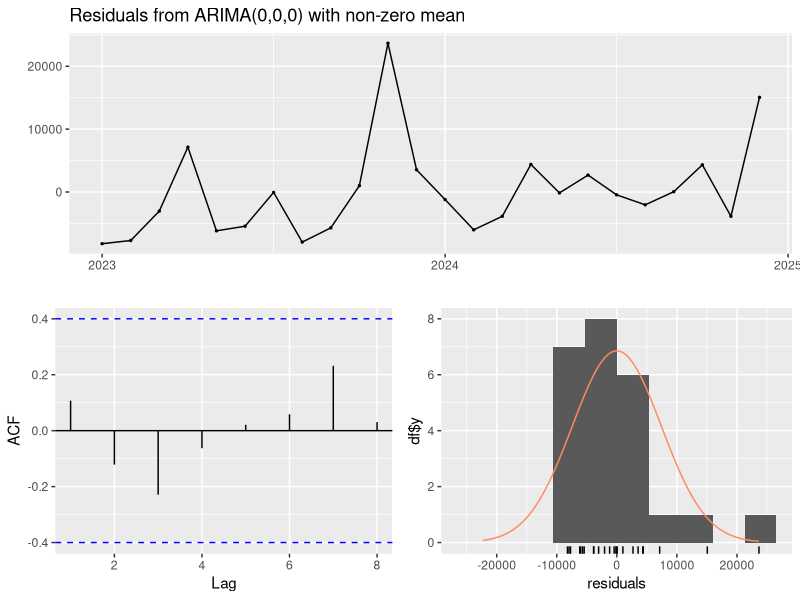
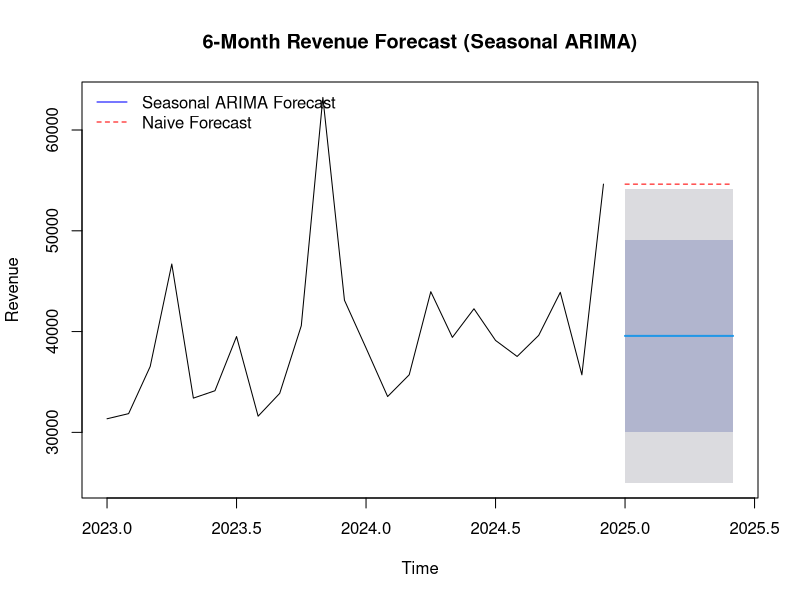
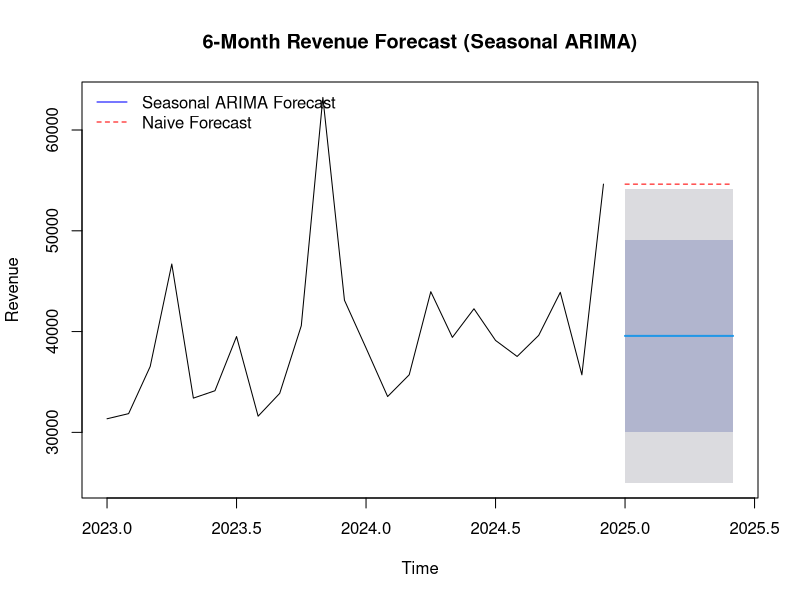

Reproduce these figures in R, in order.
# install.packages("forecast") # already installed, commenting out to avoid CRAN mirror error in Rscript


library(dplyr)
library(lubridate)
library(ggplot2)
library(forecast)

# all libraries declared

sales_data <- read.csv("data/sales_data.csv") # same as before
sales_data$date <- as.Date(sales_data$date)

monthly_revenue <- sales_data %>%
    mutate(month = floor_date(date, "month")) %>%
    group_by(month) %>%
    summarise(total_revenue = sum(revenue)) %>%
    arrange(month) # same before, no change as far as i can see

revenue_ts <- ts(
    monthly_revenue$total_revenue,
    start = c(year(min(monthly_revenue$month)), month(min(monthly_revenue$month))),
    frequency = 12
) # this is the monthly data with yearly seasonality.


naive_model <- naive(revenue_ts, h = 6) # new territory, no idea what all this
arima_model <- auto.arima(revenue_ts, seasonal = TRUE)
arima_forecast <- forecast(arima_model, h = 6) # finally forecasting territory, though i dont any of this ngl
pdf("outputs/figures/revenue_forecast.pdf", width = 9, height = 6)

plot(
    arima_forecast,
    main = "6-Month Revenue Forecast (Seasonal ARIMA)", # aye last time we used lab, but this time we are directly using lab in this
    xlab = "Time",
    ylab = "Revenue"
)

lines(naive_model$mean, col = "red", lty = 2)
legend("topleft", legend = c("Seasonal ARIMA Forecast", "Naive Forecast"), col = c("blue", "red"), lty = c(1, 2), bty = "n") # no idea what this is this is legend sure but of what

dev.off()

# also save as PNG for README
png("outputs/figures/revenue_forecast.png", width = 900, height = 600)
plot(
    arima_forecast,
    main = "6-Month Revenue Forecast (Seasonal ARIMA)",
    xlab = "Time",
    ylab = "Revenue"
)
lines(naive_model$mean, col = "red", lty = 2)
legend("topleft", legend = c("Seasonal ARIMA Forecast", "Naive Forecast"), col = c("blue", "red"), lty = c(1, 2), bty = "n")
dev.off()

checkresiduals(arima_model)
print(revenue_ts)
